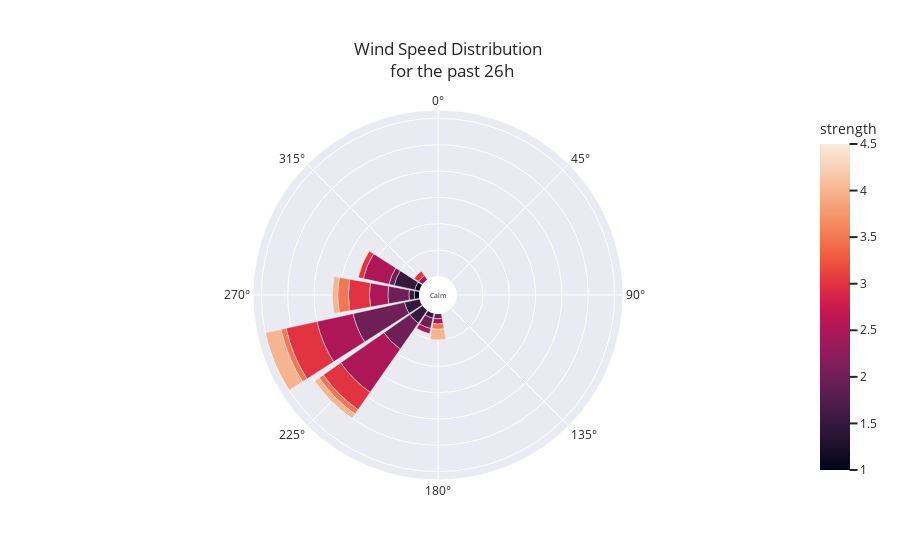

This figure's notebook cell:
### Code cell
# plot wind at 3m pole
plot_wind_rose(df,6)

### Figure 1 — Plotly figure (JSON) as saved in the notebook; plotly's stock layout.template omitted (floating-point values rounded to 4 significant figures)
{"data": [{"hovertemplate": "count=%{r}<br>cardinal_direction=%{theta}<br>strength=%{marker.color}<extra></extra>", "legendgroup": "", "marker": {"color": [1, 1, 1.5, 1.5, 1.5, 1.5, 1.5, 2, 2, 2, 2, 2, 2, 2.5, 2.5, 2.5, 2.5, 2.5, 2.5, 2.5, 3, 3, 3, 3, 3, 3.5, 3.5, 3.5, 3.5, 4, 4, 4, 4, 4.5], "coloraxis": "coloraxis", "pattern": {"shape": ""}}, "name": "", "r": [2, 2, 8, 6, 2, 2, 6, 2, 4, 20, 8, 12, 2, 2, 14, 2, 10, 2, 7, 20, 8, 12, 8, 2, 2, 4, 2, 2, 2, 6, 2, 2, 4, 1], "showlegend": false, "subplot": "polar", "theta": [270, 292.5, 292.5, 247.5, 202.5, 270, 225, 292.5, 202.5, 247.5, 270, 225, 180, 180, 247.5, 315, 292.5, 202.5, 270, 225, 225, 247.5, 270, 292.5, 315, 270, 225, 180, 247.5, 247.5, 225, 270, 180, 292.5], "type": "barpolar"}], "layout": {"annotations": [{"font": {"size": 7}, "showarrow": false, "text": "Calm", "x": 0.5, "y": 0.5}], "barmode": "relative", "coloraxis": {"colorbar": {"title": {"text": "strength"}}, "colorscale": [[0, "rgb(2,4,25)"], [0.0625, "rgb(24,15,41)"], [0.125, "rgb(47,23,57)"], [0.1875, "rgb(71,28,72)"], [0.25, "rgb(97,30,82)"], [0.3125, "rgb(123,30,89)"], [0.375, "rgb(150,27,91)"], [0.4375, "rgb(177,22,88)"], [0.5, "rgb(203,26,79)"], [0.5625, "rgb(223,47,67)"], [0.625, "rgb(236,76,61)"], [0.6875, "rgb(242,107,73)"], [0.75, "rgb(244,135,95)"], [0.8125, "rgb(245,162,122)"], [0.875, "rgb(246,188,153)"], [0.9375, "rgb(247,212,187)"], [1, "rgb(250,234,220)"]]}, "legend": {"font": {"size": 14}, "orientation": "h", "tracegroupgap": 0, "x": 0.5, "xanchor": "center", "y": -0.1, "yanchor": "middle"}, "margin": {"t": 110}, "polar": {"angularaxis": {"direction": "clockwise", "rotation": 90}, "domain": {"x": [0, 1], "y": [0, 1]}, "hole": 0.1, "radialaxis": {"linewidth": 0, "showticklabels": false, "ticks": ""}}, "title": {"text": "Wind Speed Distribution <br> for the past 26h", "xanchor": "center", "yanchor": "top"}}}
